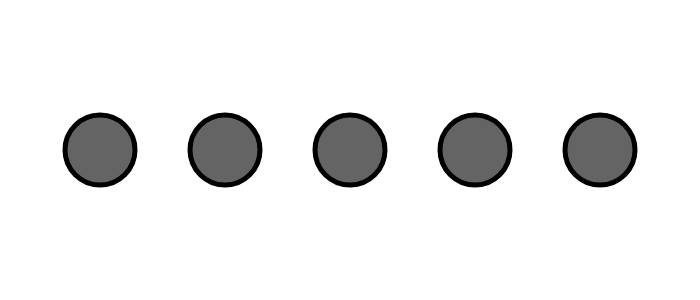
Frame 1 (no input)
Frame 60 (no input): identical to frame 1, image omitted
Frame 120 (the mouse pressed at the canvas centre since frame 60): identical to frame 1, image omitted

The p5.js sketch that drew this single still picture (run headless with seeded random() and noise() and a simulated clock; from frame 60 on, the mouse is pressed at the canvas centre):

// p5.js sketch
// ── sketch.js
// Grace Granger Homework 12 "sound exploration"


function setup(){
  createCanvas(700,300)
}

function draw(){
background(255)
stroke(0)
strokeWeight(5)
fill(100)
circle(100,150,70)
circle(225,150,70)
circle(350,150,70)
circle(475,150,70)
circle(600,150,70)
}
// ── style.css
html, body {
  margin: 0;
  padding: 0;
  background-color: rgb(243, 234, 146);
}
canvas {
  display: block;
}

canvas.home  {
  display: block;
  padding: 20px;
  margin: auto;
  border-radius: 50%;
}

div.ex-text {
  display: block;
  max-width: 600px;
  margin: auto;
}

h1 {
  color: rgb(54, 8, 74);
  font-family: "Chicle", serif;
  font-weight: 200;
  font-style: normal;
  text-align: center;
  font-size: xx-large
}

h2 {
  color: rgb(54, 8, 74);
  font-family: "Chicle", serif;
  font-weight: 400;
  font-style: normal;
  font-size: xx-large
}

h3 {
  color: rgb(54, 8, 74);
 font-family: "Chicle", serif;
  font-weight: 400;
  font-style: normal;
  font-size: x-large;
}

p {
  color: rgb(54, 8, 74);
  font-family: "Chicle", serif;
  font-weight: 400;
  font-style: normal;
  font-size: x-large;
}

a {
  color: rgb(54, 8, 74);
 font-family: "Chicle", serif;
  font-weight: 400;
  font-style: normal;
  font-size: x-large;
}
